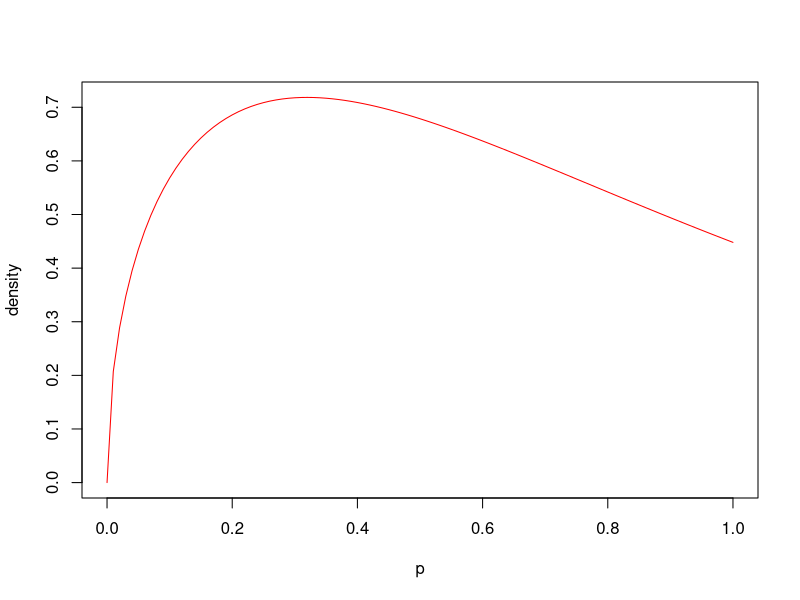

R code for this plot:
set.seed(29)
n = c(10,15,10,15)
var = c(1,1,1,1)
mu = c(0,0,0,0)
k=4
y13 <- matrix(NA,nrow=n[1],ncol=2) 
y24 <- matrix(NA,nrow=n[2],ncol=2) 
for (i in 1:k){
    if(i%%2==0){
        y24[,i%/%2] <- rnorm(n[i], mean = mu[i], sd = sqrt(var[i]))
    }else{
        y13[,i%/%2+1] <- rnorm(n[i], mean = mu[i], sd = sqrt(var[i]))
    }
}
print(y13)
print(y24)

estMuj <- c(sum(y13[,1])/n[1], sum(y24[,1])/n[2], sum(y13[,2])/n[3], sum(y24[,2])/n[4])

estMu <- (sum(y13[,1])+sum(y13[,2])+sum(y24[,1])+sum(y24[,2]))/sum(n)


SSR <- 0
SSE <- 0
for (i in 1:k){
    if(i%%2==0){
        for(j in 1:n[i]){
            SSR = SSR + (estMuj[i]-estMu)^2
            SSE = SSE + (y24[j,i%/%2]-estMuj[i])^2
        }
    }else{
        for(j in 1:n[i]){
            SSR = SSR + (estMuj[i]-estMu)^2 
            SSE = SSE + (y13[j,i%/%2+1]-estMuj[i])^2
        }
    }
}

print(SSR)
print(SSE)
valueF = (SSR/(k-1))/(SSE/(sum(n)-k))
print(valueF)
p_value <- pf(valueF,k-1,sum(n)-k)
plot(function(x) df(x, df1=k-1,df2=sum(n)-k),xlab="p",ylab="density", col='red')
print(p_value)